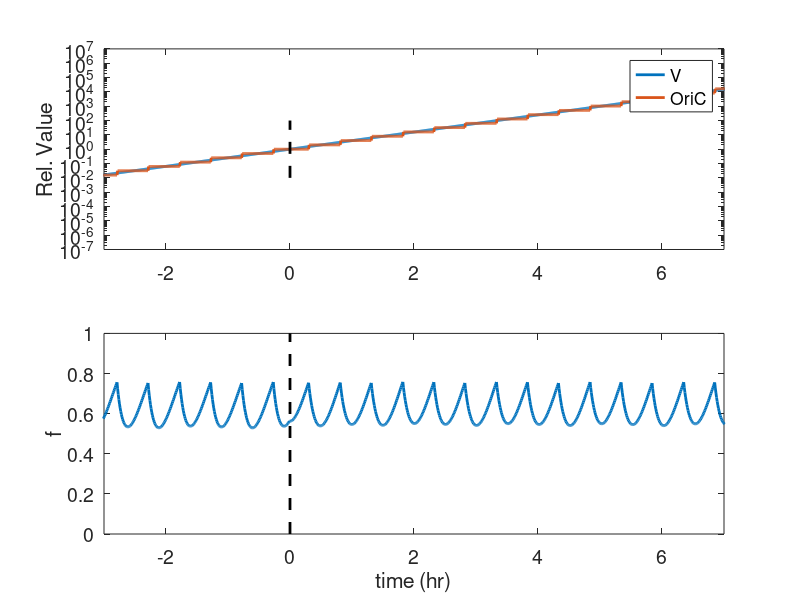

This chart was generated by the following MATLAB code:
% this script describe the hns dnaA initial model no division

% close all ;
clear all ;

tic;

%% global parameters
DT = 30/60;     %(h)
TT = DT*40 ; % total calculation time (h)
dt = 0.01 ;    % calculation time step (h)
T_shutdown = DT*20 ;

dTdatA = 0 ; % time delay between OriC and datA (h)
dTdars1 = 0.1 ; % time delay between OriC and datA (h)
dTdars2 = 0.2 ; % time delay between OriC and datA (h)
dTdnaA = 0 ; % time delay between OriC and dnaA (min)
CAcc = 0.75 ; % critical cytoplasmic dnaA concentration to initiate DNA replication 

Cperiod = 0.6; 
% repR = 1/Cperiod ; % DNA replication rate = 1 / C period
DNAlength = Cperiod/dt ; % DNA length is set to fix V fork = 1 ;
lambda0 = log(2)/DT ; % cell mass growth rate (h^-1)

D_total = 400;
KD = 50/D_total;
beta_datA = 600/D_total;
% beta_rida = 500/D_total;
alphal = 2755/D_total;
% alphad1 = 100/D_total;
% alphad2 = 643/D_total;

lambda = lambda0;
tseq = 15/60; % hr

%% initiation 
Tlist = (1 : TT/dt)*dt ; % unit [min]
Vlist = nan(1,TT/dt) ;
fATPlist = nan(1,TT/dt) ;
DNAcopy = ones(TT/dt,DNAlength); % starting DNAcopy = 1 ;
DNAcopy(1,1) = 1 ;
DNAlist = NaN(TT/dt,1); % total DNA
OriClist = NaN(TT/dt,1); % total DNA
rptlist = NaN(TT/dt,ceil(TT/DT)+10) ; % DNA replication time
tertlist = NaN(TT/dt,ceil(TT/DT)+10) ; % DNA termination time
Preplist = NaN(TT/dt,ceil(TT/DT)+10) ; % position of DNA replication  
NAlist = NaN(TT/dt,1); % copy number of dnaA
Ndlist = NaN(TT/dt,1); % copy number of datA
nreplist = NaN(TT/dt,1); % number of DNA replication. starting from 1, not 0
RpOlist = NaN(TT/dt,1); % replication initiation operator, 1 for open, 0 for closed
Adlist = NaN(TT/dt,1); % the total capacity that datA could absorb dnaA

NA = 1 ; % copy number of dnaA
Ndat = 1 ; % copy number of datA
nrep = 1 ; % number of DNA replication. starting from 1, not 0
RpO = 1 ; % replication initiation operator, 1 for open, 0 for closed
V = 1 ; % initial cell mass
fATP = 0.8;

% rpt = NaN(1,ceil(TT/DT)+10) ; % DNA replication time
% tert = NaN(1,ceil(TT/DT)+10) ; % DNA termination time
Prep = NaN(1,ceil(TT/DT)+10) ; % position of DNA replication  
Vi =  NaN(1,ceil(TT/DT)+10) ; % initiation mass
Vt =  NaN(1,ceil(TT/DT)+10) ; % termination mass
S = 1;
for t = 1 : Tlist(end)/dt
    
    V = V + lambda*V*dt ;
    DNAlist(t) = sum(DNAcopy(t,:))/DNAlength ;
    No = DNAcopy(t,dTdnaA/dt+1); % copy number of dnaA
    Ndat = DNAcopy(t,dTdatA/dt+1); % copy number of datA
    Nd1 = DNAcopy(t,dTdars1/dt+1); % copy number of dars1
    Nd2 = DNAcopy(t,dTdars1/dt+1); % copy number of dars2

    if t*dt<T_shutdown
        fATP = fATP + dt * (alphal * (1-fATP)/(KD+1-fATP) - beta_datA * No/V * fATP/(KD+fATP) + lambda*(1-fATP));
    else
        fATP = fATP + dt * (alphal * (1-fATP)/(KD+1-fATP) - beta_datA * No/V* fATP/(KD+fATP));
    end
    
    DNAcopy(t+1,:) = DNAcopy(t,:) ;
    % check new replication initiation condition
    if fATP > CAcc && RpO == 1
        nrep = nrep +1; % replication number +1
        Prep(nrep) = 1 ; % generate new replication position
        rpt(nrep) = t*dt; % replication time +dt
        RpO = 0; % stop new replicaiton initiation
        Vi(nrep) = V/DNAcopy(t,1); % note initiation mass
%         lambda = lambda0 * (epsilon * randn(1,1)+1);
    end
    % DNA replication
    for f = 1 : length(Prep) 
        if Prep(f) <= Cperiod/dt
            DNAcopy(t+1,Prep(f)) = DNAcopy(t+1,Prep(f))*2 ; % all DNA replicates
            Prep(f) = Prep(f) +1 ; % replication position moves
        else if Prep(f) > Cperiod/dt % DNA replication terminates
            Prep(f) = NaN ;   
            tert(nrep) = t*dt ; % DNA termination time
            Vt(nrep) = V/DNAcopy(t,end-1) ; % termination mass
            end
        end
    end
    % set replication initiation operator
    if t == ceil((rpt(nrep) + tseq)/dt); RpO = 1; end
    
    
    % save data in vectors

    fATPlist(t) = fATP;
    Vlist(t) = V ;
    OriClist(t) = DNAcopy(t,1) ;
%     rptlist(t,:) = rpt ; 
%     tertlist(t,:) = tert ; 
%     Preplist(t,:) = Prep ; 
%     NAlist(t) = NA; 
%     Ndlist(t) = Ndat; 
    nreplist(t) = nrep;
    RpOlist(t) = RpO; 

end

%% plot

figure('position',[100 100 300 500]);

subplot(2,1,1)
semilogy(Tlist-T_shutdown, Vlist/Vlist(T_shutdown/dt),'linewidth',2); hold all
semilogy(Tlist-T_shutdown, OriClist/OriClist(T_shutdown/dt),'linewidth',2);
plot([0 0], [10^-2 10^2],'k--','linewidth',2);
legend('V','OriC','location','best');
ylabel('Rel. Value');
xlim([-3 7]);
set(gca,'fontsize',14);

subplot(2,1,2)
plot(Tlist-T_shutdown, fATPlist,'linewidth',2); hold all
xlabel('time (hr)');
ylabel('f');
plot([0 0], [0 1],'k--','linewidth',2);
xlim([-3 7]);
ylim([0 1]);
set(gca,'fontsize',14);




